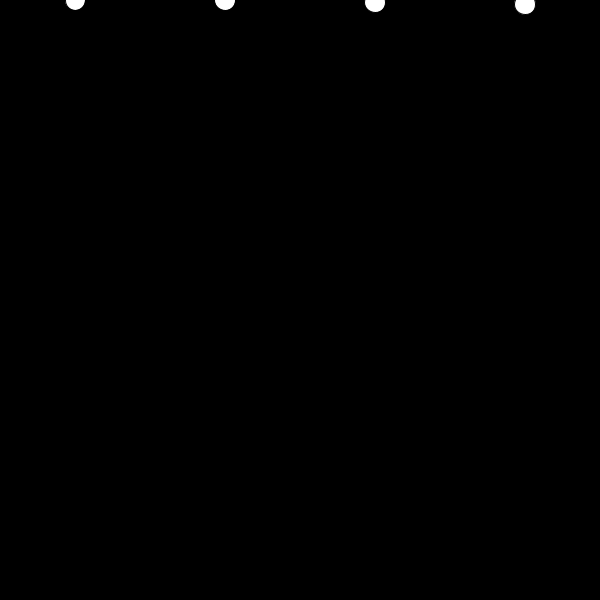
Frame 1 (no input)
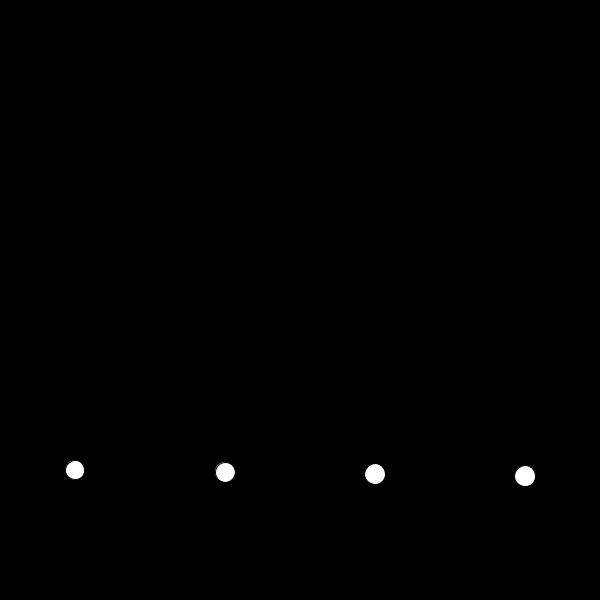
Frame 60 (the mouse pressed at the canvas centre just before this capture)
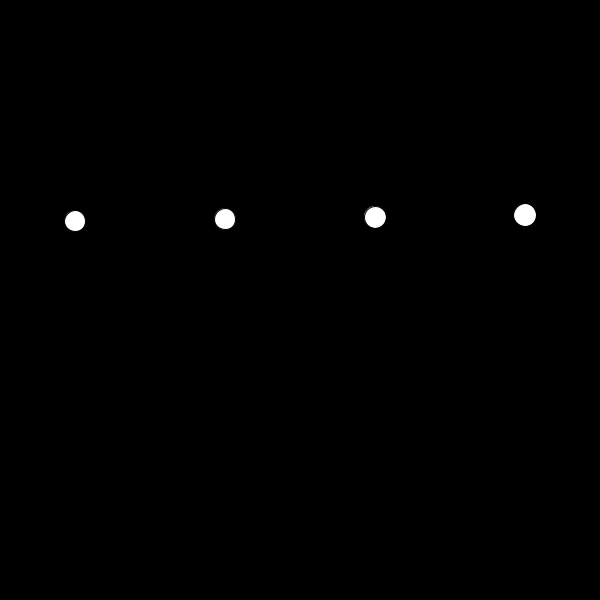
Frame 120 (the mouse held since frame 60 and released just before this capture)

The Processing sketch that drew these frames (run headless with seeded random() and noise(); from frame 60 on, the mouse is pressed at the canvas centre):

// Processing sketch: processing_185534
// ── processing_185534.pde


float x = 0;
float y = 0;
float r = 20;
float d = 150;

int speed = 2;
int currentState = 0;
int currentSizeState = 2;


void setup(){
size(600,600);
  smooth();
  frameRate (20);

}

void draw() {
  background(0);

float x = 75;   
  
while (x <= width) {
stroke(0);
fill(255);
ellipse(x,y,r,r);
 x=x+150;

  

 if (currentState == 0){
    y = y - speed;
    if (y < 0){
      y = 0;
      currentState = 1;
      }
      
  }else if (currentState == 1){
    y = y + speed;
    if (y > height-15){
      y = height-15;
      currentState = 0;
        }
  }
  
    if (currentSizeState == 2){
    r = r + .5;
    if (r > 40){
      r = 1;
      
      }
    }
 }
}
